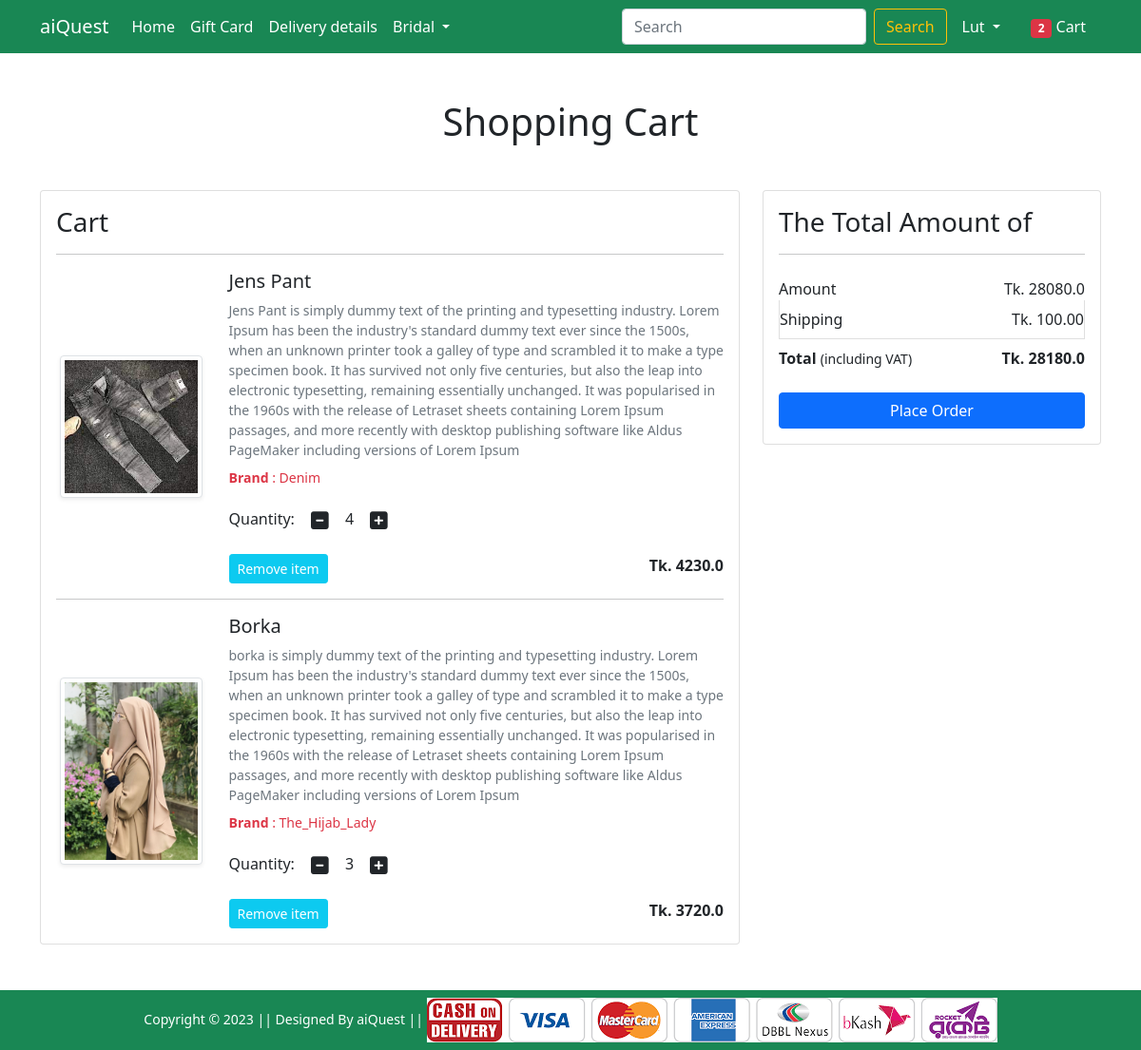
The page /cart/ (signed in) on the database as committed earlier.
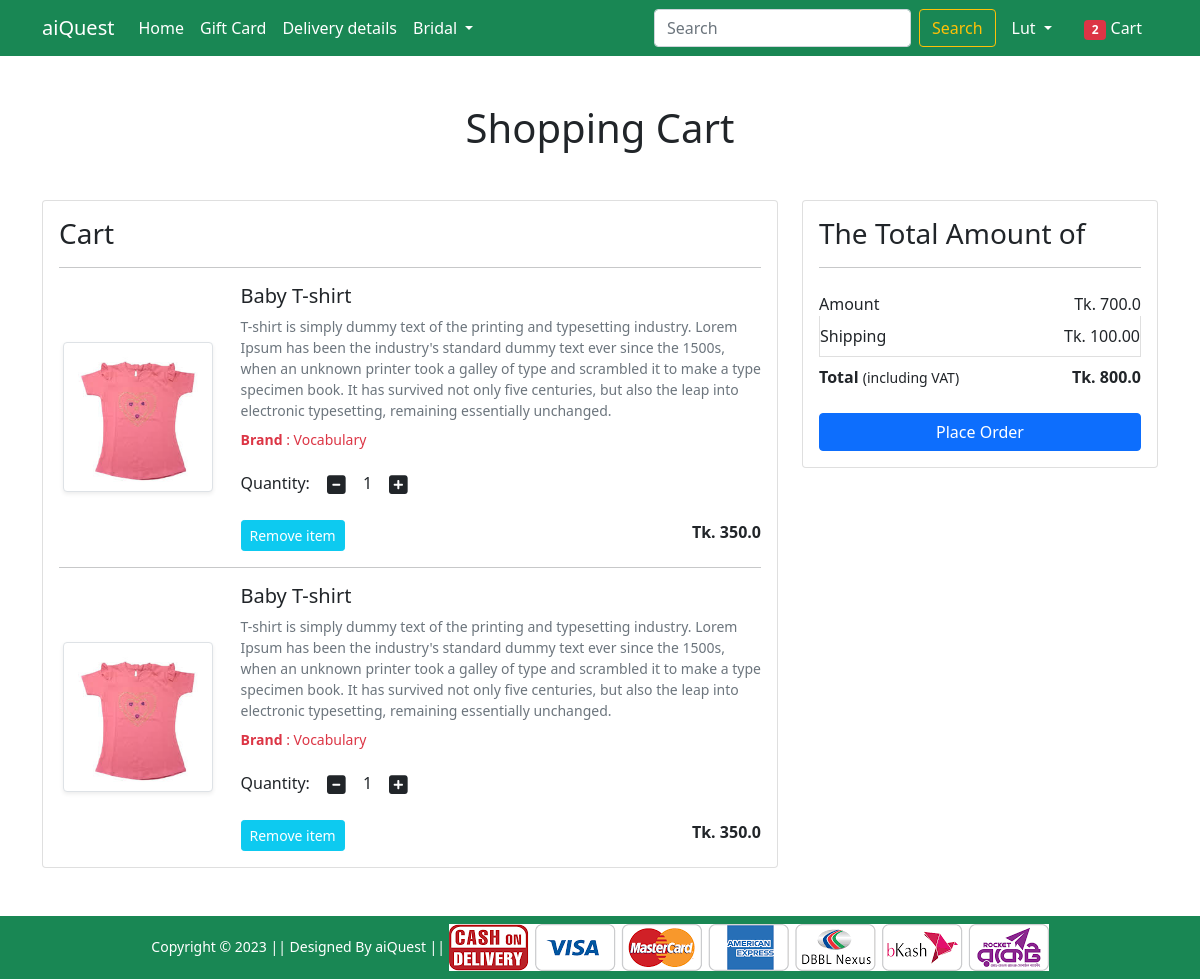
The same page on the database as committed later.
### info/models.py (models this page shows, shortened)
class Card(models.Model):
    user = models.ForeignKey(User, on_delete=models.CASCADE)
    product = models.ForeignKey(Product, on_delete=models.CASCADE)
    quntity = models.PositiveIntegerField(default=1)

class Product(models.Model):
    title = models.CharField(max_length=100)
    selling_price = models.FloatField()
    discounted_price = models.FloatField()
    descrition = models.TextField()
    brand = models.CharField(max_length=100)
    category = models.CharField(choices=CATEGORY_CHOICES, max_length=2)
    product_image = models.ImageField(upload_to='productimg')

### Shop/views.py (the view)
# urls.py: path('cart/', views.show_cards, name='show_cards'),
@login_required
def show_cards(request):
     total_item=0
     if request.user.is_authenticated:
          total_item =len(Card.objects.filter(user=request.user))
     if request.user.is_authenticated:
        user = request.user
        card = Card.objects.filter(user=user)
        amount = 0.0
        shoppimg_amount = 100.0
        total_amount = 0.0
        card_amount = [p for p in Card.objects.all() if p.user == user]
        if  card_amount:
             for p in card_amount:
                temproraryamount = (p.quntity * p.product.discounted_price)
                amount += temproraryamount
                total_cost = amount + shoppimg_amount
             return render(request, 'Shop/addtocart.html',{'card':card, 'amount':amount, 'total_cost':total_cost,'total_item':total_item})
        else:
          return render(request, 'Shop/emtycart.html')

### Shop/templates/Shop/addtocart.html (shortened to what this page needs)
{% extends 'Shop/base.html' %}
{% load static %}
{% block main-content %}
<div class="container my-5">
    <div class="row">
        <h1 class="text-center mb-5">Shopping Cart</h1>
        <div class="col-sm-8">
            <div class="card">
                <div class="card-body">
                    <h3>Cart</h3>
                    {% for item in card %}
                    <hr>
                    <div class="row">
                        <div class="col-sm-3 text-center align-self-center"><img
                                src="{{ item.product.product_image.url }}" alt="" srcset=""
                                class="img-fluid img-thumbnail shadow-sm" height="150" width="150"> </div>
                        <div class="col-sm-9">
                            <div>
                                <h5>{{ item.product.title }}</h5>
                                <p class="mb-2 text-muted small">{{item.product.descrition}}</p>
                                <p class="mb-2 text-danger small"> <b>Brand</b> : {{item.product.brand}}</p>
                                <div class="my-3">
                                    <label for="quantity">Quantity:</label>
                                    <a class="minus-cart btn" pid={{item.product.id}}><i class="fas fa-minus-square fa-lg"></i></a>
                                    <span id="quntity">{{item.quntity}}</span>
                                    <a class="plus-cart btn" pid={{item.product.id}}><i class="fas fa-plus-square fa-lg"></i></a>
                                </div>
                                <div class="d-flex justify-content-between">
                                    <a href="#" class="remove-cart btn btn-sm btn-info  text-white mr-3" pid ={{item.product.id}}>Remove item </a>
                                    <p class="mb-0"><span><strong>Tk. {{item.product.discounted_price}}</strong></span></p>
                                </div>
                            </div>
                        </div>
                    </div>
                   {% endfor %}
                </div>
            </div>
        </div>
        <div class="col-sm-4">
            <div class="card">
                <div class="card-body">
                    <h3>The Total Amount of</h3>
                    <hr>
                    <ul class="list-group">
                        <li
                            class="list-group-item d-flex justify-content-between align-items-center border-0 px-0 pb-0">
                            Amount<span id="amount">Tk. {{amount}}</span></li>
                        <li class="list-group-item d-flex justify-content-between align-items-center px-0">
                            Shipping<span >Tk. 100.00</span></li>
                        <li
                            class="list-group-item d-flex justify-content-between align-items-center border-0 px-0 mb-3">
                            <div>
                                <strong>Total</strong> <small>(including VAT)</small>
                            </div>
                            <span id="totalamount"><strong>Tk. {{total_cost}}</strong></span>
                        </li>
                    </ul>
                    <div class="d-grid"><a href="{% url 'checkout' %}" class="btn btn-primary">Place Order</a></div>
                </div>
            </div>
        </div>
    </div>
</div>
{% endblock main-content %}

Rows that differ between the two databases and show on the page:
removed Card: product.product_image (picture), product "Jens Pant", product.descrition "Jens Pant is simply dummy text of the printing and typesetting industry. Lorem Ipsum has been the industry's standard dummy text ever since the 1500s, when an unknown printer took a galley of type and scrambled it to make a type specimen book. It has survived not only five centuries, but also the leap into electronic typesetting, remaining essentially unchanged. It was popularised in the 1960s with the release of Letraset sheets containing Lorem Ipsum passages, and more recently with desktop publishing software like Aldus PageMaker including versions of Lorem Ipsum", product.brand "Denim", quntity "4", product.discounted_price "4230.0"
removed Card: product.product_image (picture), product "Borka", product.descrition "borka is simply dummy text of the printing and typesetting industry. Lorem Ipsum has been the industry's standard dummy text ever since the 1500s, when an unknown printer took a galley of type and scrambled it to make a type specimen book. It has survived not only five centuries, but also the leap into electronic typesetting, remaining essentially unchanged. It was popularised in the 1960s with the release of Letraset sheets containing Lorem Ipsum passages, and more recently with desktop publishing software like Aldus PageMaker including versions of Lorem Ipsum", product.brand "The_Hijab_Lady", quntity "3", product.discounted_price "3720.0"
added Card: product.product_image (picture), product "Baby T-shirt", product.descrition "T-shirt is simply dummy text of the printing and typesetting industry. Lorem Ipsum has been the industry's standard dummy text ever since the 1500s, when an unknown printer took a galley of type and scrambled it to make a type specimen book. It has survived not only five centuries, but also the leap into electronic typesetting, remaining essentially unchanged.", product.brand "Vocabulary", quntity "1", product.discounted_price "350.0"
added Card: product.product_image (picture), product "Baby T-shirt", product.descrition "T-shirt is simply dummy text of the printing and typesetting industry. Lorem Ipsum has been the industry's standard dummy text ever since the 1500s, when an unknown printer took a galley of type and scrambled it to make a type specimen book. It has survived not only five centuries, but also the leap into electronic typesetting, remaining essentially unchanged.", product.brand "Vocabulary", quntity "1", product.discounted_price "350.0"
Other text that changed with them:
{{ amount }}: "28080.0" → "700.0"
{{ total_cost }}: "28180.0" → "800.0"
